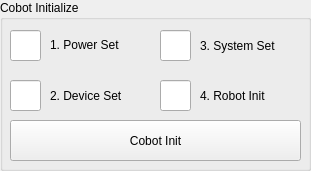
     <widget class="QGroupBox" name="groupBox_4">
      <property name="geometry">
       <rect>
        <x>220</x>
        <y>40</y>
        <width>311</width>
        <height>171</height>
       </rect>
      </property>
      <property name="title">
       <string>Cobot Initialize</string>
      </property>
      <widget class="QPushButton" name="BTN_COBOT_INIT">
       <property name="geometry">
        <rect>
         <x>10</x>
         <y>120</y>
         <width>291</width>
         <height>41</height>
        </rect>
       </property>
       <property name="text">
        <string>Cobot Init</string>
       </property>
      </widget>
      <widget class="QLineEdit" name="LE_INIT_POWER">
       <property name="geometry">
        <rect>
         <x>10</x>
         <y>30</y>
         <width>31</width>
         <height>31</height>
        </rect>
       </property>
      </widget>
      <widget class="QLabel" name="label_12">
       <property name="geometry">
        <rect>
         <x>50</x>
         <y>29</y>
         <width>91</width>
         <height>31</height>
        </rect>
       </property>
       <property name="text">
        <string>1. Power Set</string>
       </property>
      </widget>
      <widget class="QLabel" name="label_13">
       <property name="geometry">
        <rect>
         <x>50</x>
         <y>80</y>
         <width>91</width>
         <height>31</height>
        </rect>
       </property>
       <property name="text">
        <string>2. Device Set</string>
       </property>
      </widget>
      <widget class="QLineEdit" name="LE_INIT_DEVICE">
       <property name="geometry">
        <rect>
         <x>10</x>
         <y>80</y>
         <width>31</width>
         <height>31</height>
        </rect>
       </property>
      </widget>
      <widget class="QLabel" name="label_14">
       <property name="geometry">
        <rect>
         <x>200</x>
         <y>30</y>
         <width>101</width>
         <height>31</height>
        </rect>
       </property>
       <property name="text">
        <string>3. System Set</string>
       </property>
      </widget>
      <widget class="QLineEdit" name="LE_INIT_SYSTEM">
       <property name="geometry">
        <rect>
         <x>160</x>
         <y>30</y>
         <width>31</width>
         <height>31</height>
        </rect>
       </property>
      </widget>
      <widget class="QLineEdit" name="LE_INIT_ROBOT">
       <property name="geometry">
        <rect>
         <x>160</x>
         <y>80</y>
         <width>31</width>
         <height>31</height>
        </rect>
       </property>
      </widget>
      <widget class="QLabel" name="label_15">
       <property name="geometry">
        <rect>
         <x>200</x>
         <y>80</y>
         <width>101</width>
         <height>31</height>
        </rect>
       </property>
       <property name="text">
        <string>4. Robot Init</string>
       </property>
      </widget>
     </widget>
